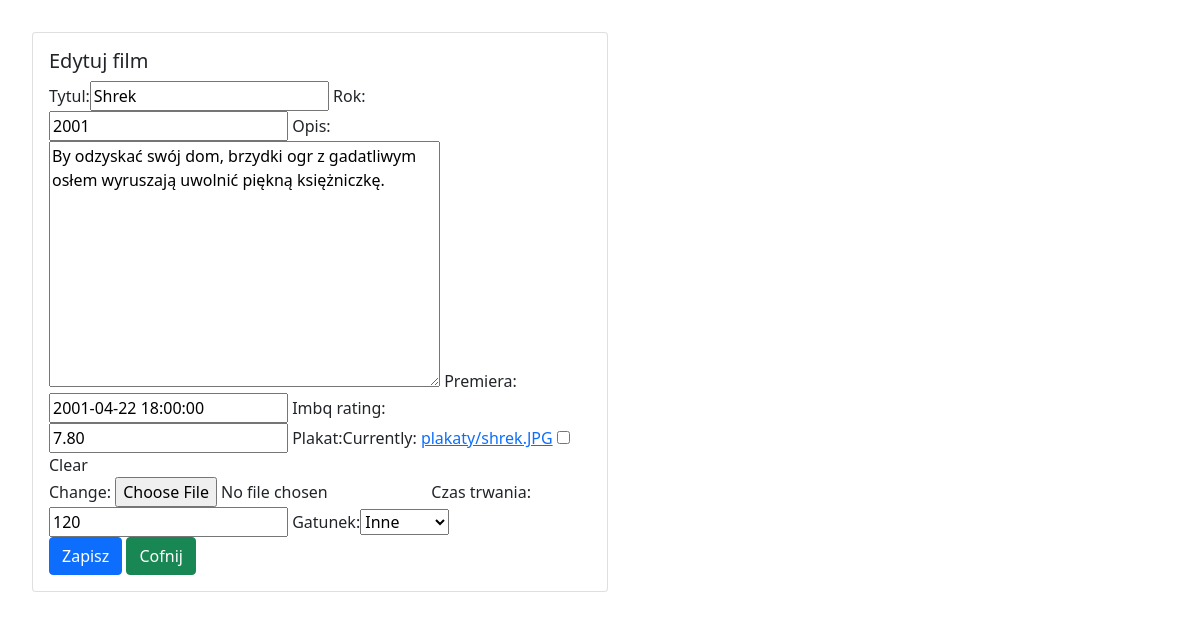
Screenshot of /www/edytuj/5/ (signed in) with the database file from the repository.
### filmweb/models.py (models this page shows, shortened)
class Film(models.Model):
    tytul=models.CharField(max_length=64, blank=False, unique=True)
    rok=models.PositiveSmallIntegerField(default=2000)
    opis=models.TextField(max_length=500, null= False, blank=True)
    premiera=models.DateTimeField(null=True, blank=True)
    imbq_rating=models.DecimalField(max_digits=4, decimal_places=2, default=0.00)
    plakat=models.ImageField(upload_to='plakaty',null=False, blank=True)
    dodatkowe=models.OneToOneField(DodatkoweInfo,on_delete=models.CASCADE,null=True, blank=True)

class DodatkoweInfo(models.Model):
    GATUNEK={
        (0,'Inne'),
        (1,'Horror'),
        (2,'Sci-fi'),
        (3,'Komedia'),
        (4,'Drama'),
    }
    czas_trwania=models.PositiveSmallIntegerField(default=0)
    gatunek=models.PositiveSmallIntegerField(default=0,choices=GATUNEK)

### filmweb/views.py (the view)
# urls.py: path('edytuj/<int:id>/',edytuj_film, name="edytuj_film"),
@login_required
def edytuj_film(request, id):
    czy_nowy=False
    film=get_object_or_404(Film, pk=id)
    try:
        dodatkowe=DodatkoweInfo.objects.get(film=film.id)
    except DodatkoweInfo.DoesNotExist:
        dodatkowe=None
    form = FilmForm(request.POST or None, request.FILES or None,instance=film)
    form_dodatkowe=DodatkoweInfoForm(request.POST or None, instance=dodatkowe)
    if all((form.is_valid(),form_dodatkowe.is_valid())):
        film=form.save(commit=False)
        dodatkowe=form_dodatkowe.save()
        film.dodatkowe=dodatkowe
        film.save()
        return redirect(wszystkie_filmy)
    return render(request, 'film_form.html', {'form': form, 'form_dodatkowe':form_dodatkowe, 'nowy':czy_nowy})

### filmweb/forms.py
class FilmForm(ModelForm):
    class Meta:
        model = Film
        fields=['tytul','rok','opis','premiera','imbq_rating','plakat']

class DodatkoweInfoForm(ModelForm):
    class Meta:
        model=DodatkoweInfo
        fields=['czas_trwania','gatunek']

### templates/film_form.html (shortened to what this page needs)
{% extends 'glowny.html' %}
{% load bootstrap %}
{% block strona %}
<div class="card" style="width: 36rem;">
  <div class="card-body">
      {% if nowy %}
        <h5 class="card-title">Nowy film</h5>
      {% else %}
        <h5 class="card-title">Edytuj film</h5>
      {% endif %}
    <form method="post" enctype="multipart/form-data">
        {{form|bootstrap}}
        {{form_dodatkowe|bootstrap}}
        <br>
        {% if nowy %}
            <button type="submit" class="btn btn-primary">Dodaj film</button>
        {% else %}
            <button type="submit" class="btn btn-primary">Zapisz</button>
        {% endif %}
        <a href="{% url 'wszystkie_filmy' %}" class="btn btn-success">Cofnij</a>
    </form>
  </div>
</div>
{% endblock %}

### filmweb/static/styl.css (style rules this page uses)
body { padding: 2rem; }

### rows the page displays
Film: tytul "Shrek", rok "2001", opis "By odzyskać swój dom, brzydki ogr z gadatliwym osłem wyruszają uwolnić piękną księżniczkę.", premiera "2001-04-22 18:00:00", imbq_rating "7.80"
DodatkoweInfo: czas_trwania "120", gatunek "Inne"
